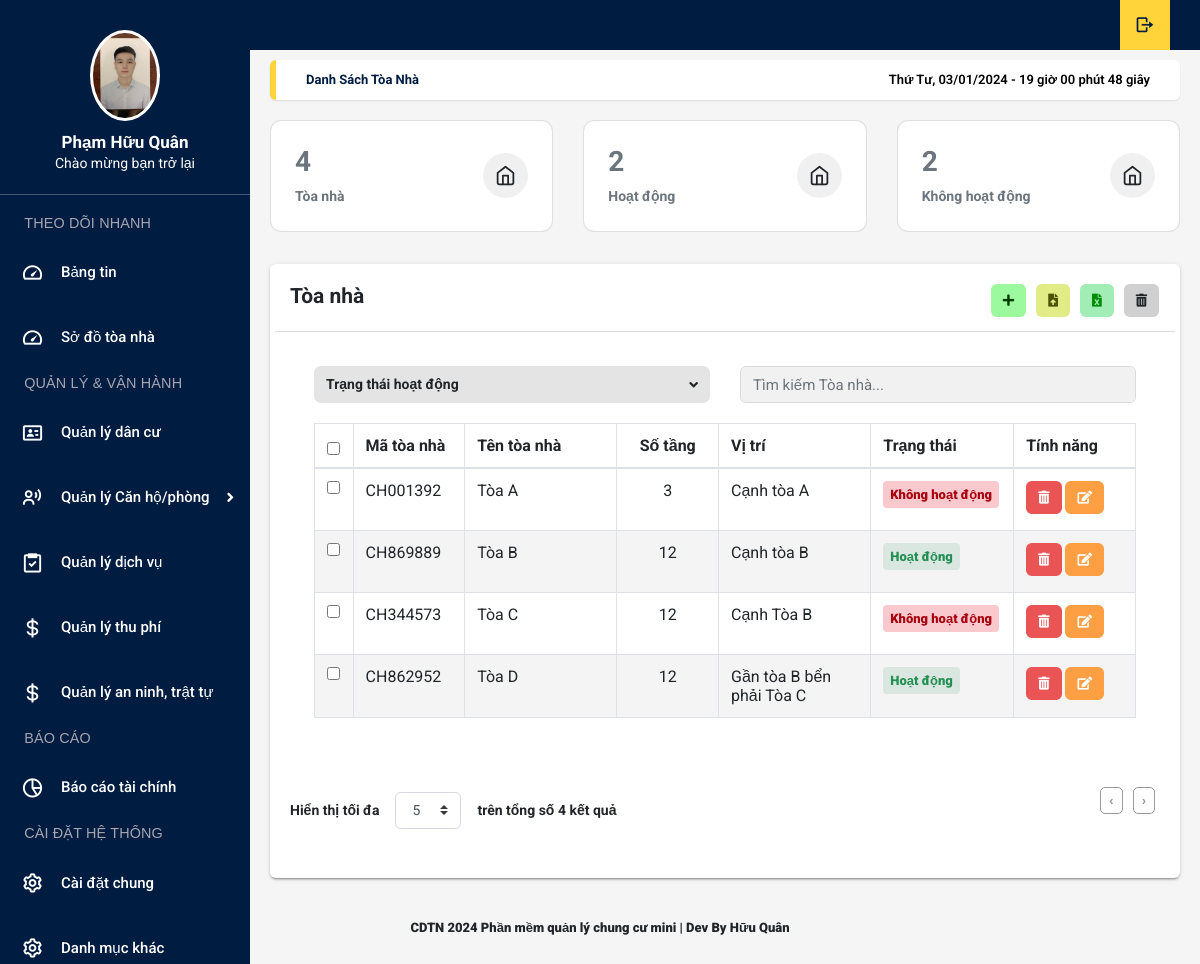
The app's page /home.php?title=toanha (signed in) with its own data.
### tables this page shows
CREATE TABLE `tb_toanha` (
  `id_toanha` int(11) NOT NULL,
  `ten_toanha` varchar(50) NOT NULL,
  `ma_toanha` varchar(50) NOT NULL,
  `so_tang` int(11) NOT NULL,
  `trangthai_toanha` int(11) NOT NULL,
  `diachi_chitiet` text NOT NULL
);

### doc/main/danh_sach_toanha.php (the view, shortened to what this page needs)
<?php
   include_once './function.php';
  $sqlcount = "SELECT COUNT(*) FROM tb_toanha;";
  $sqlcountON = "SELECT COUNT(*) FROM tb_toanha WHERE tb_toanha.trangthai_toanha = 1;";
  $sqlcountOFF = "SELECT COUNT(*) FROM tb_toanha WHERE tb_toanha.trangthai_toanha = 0;";
  $querycount = mysqli_query($conn, $sqlcount);
  $querycountON = mysqli_query($conn, $sqlcountON);
  $querycountOFF = mysqli_query($conn, $sqlcountOFF);
  $count = mysqli_fetch_array($querycount);
  $countON = mysqli_fetch_array($querycountON);
  $countOFF = mysqli_fetch_array($querycountOFF);
?>
<main class="app-content">
<div class="app-title">
      <ul class="app-breadcrumb breadcrumb side">
        <li class="breadcrumb-item active"><a href="#"><b>Danh sách tòa nhà</a></li>
      </ul>
      <div id="clock"></div>
    </div>
<div data-v-3893a66a="" class="row match-height">
      <div data-v-3893a66a="" class="col-sm-4 col-12">
        <div data-v-3893a66a="" class="card">
          <div class="card-body d-flex justify-content-between align-items-center">
            <div class="truncate">
              <h2 class="mb-25 font-weight-bolder text-secondary" id="soluongtoanha"> <?php echo $count['COUNT(*)'] ?> </h2>
              <span class="text-secondary">Tòa nhà</span>
            </div>
            <span class="b-avatar badge-light-secondary rounded-circle" style="width: 45px; height: 45px;">
              <span class="b-avatar-custom">
              </span>
            </span>
          </div>
        </div>
      </div>
      <div data-v-3893a66a="" class="col-sm-4 col-12">
        <div data-v-3893a66a="" class="card">
          <div class="card-body d-flex justify-content-between align-items-center">
            <div class="truncate">
              <h2 class="mb-25 font-weight-bolder text-secondary"  id="trangthaihoatdong"> <?php echo $countON['COUNT(*)'] ?> </h2>
              <span class="text-secondary">Hoạt động</span>
            </div>
            <span class="b-avatar badge-light-secondary rounded-circle" style="width: 45px; height: 45px;">
              <span class="b-avatar-custom">
              </span>
            </span>
          </div>
        </div>
      </div>
      <div data-v-3893a66a="" class="col-sm-4 col-12">
        <div data-v-3893a66a="" class="card">
          <div class="card-body d-flex justify-content-between align-items-center">
            <div class="truncate">
              <h2 class="mb-25 font-weight-bolder text-secondary"  id="trangthaikhonghoatdong"> <?php echo $countOFF['COUNT(*)'] ?> </h2>
              <span class="text-secondary">Không hoạt động</span>
            </div>
            <span class="b-avatar badge-light-secondary rounded-circle" style="width: 45px; height: 45px;">
              <span class="b-avatar-custom">
              </span>
            </span>
          </div>
        </div>
      </div>
    </div>
    <div class="row">
      <div class="col-md-12">
        <div class="tile">
          <div class="tile-body">
            <div class="row element-button">
            <h4 data-v-38625d2e="" class="card-title">Tòa nhà</h4>
              <div class="card_body">
              <div class="col-sm-2">
                <a class="btn btn-add btn-sm" href="#" title="Thêm"><i class="fas fa-plus"></i></a>
                </div>
                <div class="col-sm-2">
                  <a class="btn btn-delete btn-sm nhap-tu-file" type="button" title="Nhập" onclick="myFunction(this)"><i
                      class="fas fa-file-upload"></i></a>
                </div>
                <div class="col-sm-2">
                  <a class="btn btn-excel btn-sm" href="" title="In"><i class="fas fa-file-excel"></i></a>
                </div>
                <div class="col-sm-2">
                  <a class="btn btn-delete btn-sm" type="button" title="Xóa" onclick="myFunction(this)"><i
                      class="fas fa-trash-alt"></i></a>
                </div>
              </div>
            </div>
            <div class="card-body">
            <div data-v-7f820fac="" class="row search-form">
              <div class="col-md-6 statustoanha">
                                   <div class="select-btn">
                                      <span>Trạng thái hoạt động</span>
                                      <i class="fas fa-angle-down"></i>
                                  </div>
                </div>
              <div data-v-7f820fac="" class="col-md-6 search-input-building">
                <input data-v-7f820fac="" type="text" placeholder="Tìm kiếm Tòa nhà..." class="form-control" id="__BVID__395">
              </div>
            </div>
            <table class="table table-hover table-bordered js-copytextarea tbdata1" cellpadding="0" cellspacing="0" border="0" id="">
              <thead>
                      <tr>
                        <th width="10"><input type="checkbox" id="all"></th>
                        <th width="110">Mã tòa nhà</th>
                        <th width="150">Tên tòa nhà</th>
                        <th width="100" class="text-center">Số tầng</th>
                        <th width="150">Vị trí</th>
                        <th width="110">Trạng thái</th>
                        <th width="120">Tính năng</th>
                      </tr>
                    </thead>
                  <tbody id="tbhtml">
                    <?php
                      $sql = "SELECT tb_toanha.*, COUNT(tb_canho_phong.id_canho_phong) AS so_luong_phong
                      FROM tb_toanha
                      LEFT JOIN tb_canho_phong ON tb_toanha.id_toanha = tb_canho_phong.id_toanha
                      GROUP BY tb_toanha.id_toanha;";
                        $query = mysqli_query($conn, $sql);
                        if(mysqli_num_rows($query) > 0){
                        while ($row = mysqli_fetch_array($query)) {
                      ?>
                      <tr id="row_<?php echo $row['id_toanha']; ?>">
                        <td width="10"><input type="checkbox" name="check1" value="1"></td>
                        <td class="ma_toanha"><?php echo $row['ma_toanha']; ?></td>
                        <td class="ten_toanha"><?php echo $row['ten_toanha']; ?></td>
                        <td class="text-center so_tang" ><?php echo $row['so_tang']; ?></td>
                        <td class="diachi_chitiet"><?php echo $row['diachi_chitiet'] ?> </td>
                        <td class="trangthai_toanha">
                          <?php
                          if($row['trangthai_toanha'] == 1){
                            echo '<span class="badge bg-success" style="font-size: 13px;"><b class="span_pending">Hoạt động</b></span>';
                          }else if($row['trangthai_toanha'] == 0){
                            echo '<span class="badge bg-danger" style="font-size: 13px;"><b class="span_pending">Không hoạt động</b></span>';
                          }
                          ?>
                        </td>
                        <td class="table-td-center">
                          <button class="btn btn-danger btn-sm" type="button" title="Xóa" id="btn-delete" data-id="<?php echo $row['id_toanha']  ?>"><i class="fas fa-trash-alt"></i>
                          </button>
                          <button class="btn btn-warning btn-sm" type="button" title="Sửa" id="btn-edit"
                            data-toggle="modal" data-target="#ModalUP" data-id="<?php echo $row['id_toanha']?>"><i class="fas fa-edit"></i>
                          </button>
                        </td>
                      </tr>
                      <?php
                      }
                    }else{
                        echo '<td valign="top" colspan="10" class="dataTables_empty" style="text-align: center;">Không tìm thấy kết quả</td>';
                    }
                      ?>
                  </tbody>
                </table>
              </div>
              <div class="footer-table">
              <div class="items-controller">
                <div data-v-38625d2e="" class="d-flex align-items-center mb-0 mt-1">
                    <span data-v-38625d2e="" class="text-nowrap"> Hiển thị tối đa </span>
                    <select data-v-38625d2e="" class="mx-1 custom-select" id="itemperpage">
                      <option value="5">5</option>
                    </select>
                    <span data-v-38625d2e="" class="text-nowrap alldata"></span>
                  </div>
              </div>
              <div class="bottom-field">
                <ul class="pagination">
                  <li class="prev"><a href="#" id="prev">&#139;</a></li>
                  <li class="next"><a href="#" id="next">&#155;</a></li>
                </ul>
              </div>
          </div>
          </div>
        </div>
      </div>
    </div>
</main>

### home.php (shortened to what this page needs)
<!DOCTYPE html>
<html lang="en">
<head>
  <link rel="stylesheet" type="text/css" href="css/main.css">
  <link rel="stylesheet" type="text/css" href="css/chunk-fdbc685e.f4f760a7.css">
  <link rel="stylesheet" type="text/css" href="css/chunk.css">
  <link rel="stylesheet" href="https://cdnjs.cloudflare.com/ajax/libs/jquery-confirm/3.3.2/jquery-confirm.min.css">
  <link rel="stylesheet" href="https://cdn.jsdelivr.net/npm/boxicons@latest/css/boxicons.min.css">
  <link rel="stylesheet" href="https://unpkg.com/boxicons@latest/css/boxicons.min.css">
  <link rel="stylesheet" type="text/css" href="https://maxcdn.bootstrapcdn.com/font-awesome/4.7.0/css/font-awesome.min.css">
  <link rel="stylesheet" href="https://use.fontawesome.com/releases/v5.8.2/css/all.css">
  <link rel="stylesheet" href="https://cdn.jsdelivr.net/npm/bootstrap-select@1.13.14/dist/css/bootstrap-select.min.css">
  <link rel="stylesheet" href="https://cdn.jsdelivr.net/npm/flatpickr/dist/flatpickr.min.css">
</head>
<body onload="time()" class="app sidebar-mini rtl">
<?php
            include("doc/header.php");
            include("doc/sidebar.php");
            include("doc/main.php");
            include("doc/footer.php");
?>
</body>
</html>

### doc/header.php (shortened to what this page needs)
<header class="app-header">
    <ul class="app-nav">
      <li><a class="app-nav__item" href="../components/logout.php"><i class='bx bx-log-out bx-rotate-180'></i> </a>
      </li>
    </ul>
  </header>

### doc/sidebar.php (shortened to what this page needs)
<aside class="app-sidebar">
  <div class="app-sidebar__user"><img class="app-sidebar__user-avatar" src="../images/images_taikhoan/<?php echo $_SESSION['hinh_anh']?>" width="50px"
      alt="User Image">
    <div>
      <p class="app-sidebar__user-name"><b><?php echo $_SESSION['ten_hien_thi'] ?></b></p>
      <p class="app-sidebar__user-designation">Chào mừng bạn trở lại</p>
    </div>
  </div>
  <hr>
  <ul class="app-menu">
    <li class="navigation-header text-truncate">
          <span>Theo dõi nhanh</span>
    </li>
    <li>
          <a class="app-menu__item" href="">
                <i class='app-menu__icon bx bx-tachometer'></i>
          <span class="app-menu__label">Bảng tin</span></a>
    </li>
    <li>
          <a class="app-menu__item" href="../home.php?title=sodotoanha">
                <i class='app-menu__icon bx bx-tachometer'></i>
          <span class="app-menu__label">Sở đồ tòa nhà</span></a>
    </li>
    <li class="navigation-header text-truncate">
          <span>QUẢN LÝ & VẬN HÀNH</span>
    </li>
    <li>
          <a class="app-menu__item " href="home.php?title=quanlydancu">
                <i class='app-menu__icon bx bx-id-card'></i>
          <span class="app-menu__label">Quản lý dân cư</span></a>
    </li>
    <li>
          <a class="app-menu__item sub-btn" href="#">
                <i class='app-menu__icon bx bx-user-voice'></i>
                <span class="app-menu__label">Quản lý Căn hộ/phòng</span>
                <i class="fas fa-angle-right dropdown"></i>
          </a>
    </li>
    <li>
          <a class="app-menu__item" href="../home.php?title=quanlydichvu">
                <i class='app-menu__icon bx bx-task'></i>
          <span class="app-menu__label">Quản lý dịch vụ</span></a>
    </li>
    <li>
          <a class="app-menu__item" href="../home.php?title=quanlythuphi">
          <i class='app-menu__icon bx bx-dollar'></i>
          <span class="app-menu__label">Quản lý thu phí</span></a>
    </li>
    <li>
          <a class="app-menu__item" href="../home.php?title=quanlyanninh_trattu">
                <i class='app-menu__icon bx bx-dollar'></i>
          <span class="app-menu__label">Quản lý an ninh, trật tự</span></a>
    </li>
    <li class="navigation-header text-truncate">
          <span>BÁO CÁO</span>
    </li>
    <li>
          <a class="app-menu__item" href="quan-ly-bao-cao.html">
                <i class='app-menu__icon bx bx-pie-chart-alt-2'></i>
          <span class="app-menu__label">Báo cáo tài chính</span></a>
    </li>
    <li class="navigation-header text-truncate">
          <span>CÀI ĐẶT HỆ THỐNG</span>
    </li>
    <li>
          <a class="app-menu__item" href="#">
                <i class='app-menu__icon bx bx-cog'></i>
          <span class="app-menu__label">Cài đặt chung</span></a>
    </li>
    <li>
          <a class="app-menu__item" href="#">
                <i class='app-menu__icon bx bx-cog'></i>
          <span class="app-menu__label">Danh mục khác</span></a>
    </li>
  </ul>
</aside>

### doc/main.php
<?php
            if(isset($_GET['title'])){
                $tam = $_GET['title'];
                if($tam == "toanha"){
                    include("main/danh_sach_toanha.php");
                }else if($tam == "quanlydancu"){
                    if (isset($_GET['id'])) {
                        include("main/commons/sua_dan_cu.php");
                    } else {
                        include("main/danh_sach_dancu.php");
                    }
                }else if($tam == "quanlydichvu"){
                    include("main/danh_sach_dichvu.php");
                }else if($tam == "quanlythuphi"){
                    include("main/danh_sach_hoadon.php");
                }else if($tam == "quanlyanninh_trattu"){
                    include("main/danh_sach_aninh_tratu.php");
                }else if($tam == "canho_phong"){
                    include("main/danh_sach_canho_phong.php");
                }else if($tam == "taisan"){
                    include("main/danh_sach_taisan.php");
                }else if($tam == "baotrisuachua"){
                    include("main/danh_sach_baotrisuachua.php");
                }else if($tam == "thanhtoanhoadon"){
                    include("main/thanhtoanhoadon.php");
                }else if($tam == "xulythanhtoanmomo"){
                    include("main/xulythanhtoanmomo.php");
                }else if($tam == "sodotoanha"){
                    include("main/so_do_toanha.php");
                }else if($tam == "addhoadon"){
                    include("main/commons/form-add-hoa-don.php");
                }else if($tam == "xulythanhtoan"){
                    include("main/thanhtoanhoadon.php");
                }else if($tam == "suahoadon"){
                    include("main/commons/sua_hoadon.php");
                }else if($tam == "xoahoadon"){
                    include("main/commons/xoa_hoa_don.php");
                }else if($tam == "hopdong"){
                    if (isset($_GET['id'])) {
                        include("main/commons/sua_hop_dong.php");
                    } else {
                        include("main/danh_sach_hopdong.php");
                    }
                }
            }else{
                $tam = '';
                include("main/index.php");
            }

### doc/footer.php (shortened to what this page needs)
<footer>
  <div class="text-center" style="font-size: 13px">
      <p><b>CDTN
           Phần mềm quản lý chung cư mini | Dev By Hữu Quân
        </b></p>
    </div>
</footer>

### records on screen
tb_toanha: ma_toanha "CH001392", ten_toanha "Tòa A", so_tang "3", diachi_chitiet "Cạnh tòa A", trangthai_toanha "Không hoạt động"
tb_toanha: ma_toanha "CH869889", ten_toanha "Tòa B", so_tang "12", diachi_chitiet "Cạnh tòa B", trangthai_toanha "Hoạt động"
tb_toanha: ma_toanha "CH344573", ten_toanha "Tòa C", so_tang "12", diachi_chitiet "Cạnh Tòa B", trangthai_toanha "Không hoạt động"
tb_toanha: ma_toanha "CH862952", ten_toanha "Tòa D", so_tang "12", diachi_chitiet "Gần tòa B bển phải Tòa C", trangthai_toanha "Hoạt động"

### other values on screen
$_SESSION['ten_hien_thi'] "Phạm Hữu Quân"
$count['COUNT(*)'] "4"
$countON['COUNT(*)'] "2"
$countOFF['COUNT(*)'] "2"
